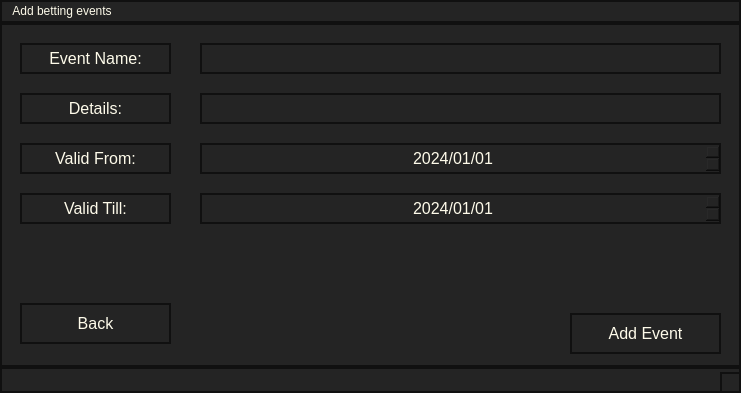
<?xml version="1.0" encoding="UTF-8"?>
<ui version="4.0">
 <class>MainWindow</class>
 <widget class="QMainWindow" name="MainWindow">
  <property name="geometry">
   <rect>
    <x>0</x>
    <y>0</y>
    <width>741</width>
    <height>393</height>
   </rect>
  </property>
  <property name="windowTitle">
   <string>MainWindow</string>
  </property>
  <property name="styleSheet">
   <string notr="true">background-color: rgb(36, 36, 36);
color: rgb(254, 251, 234);
border: 2px solid rgb(16, 16, 16);</string>
  </property>
  <widget class="QWidget" name="centralwidget">
   <widget class="QLabel" name="label">
    <property name="geometry">
     <rect>
      <x>20</x>
      <y>20</y>
      <width>151</width>
      <height>31</height>
     </rect>
    </property>
    <property name="font">
     <font>
      <pointsize>12</pointsize>
     </font>
    </property>
    <property name="text">
     <string>Event Name:</string>
    </property>
    <property name="alignment">
     <set>Qt::AlignCenter</set>
    </property>
   </widget>
   <widget class="QLineEdit" name="EventName">
    <property name="geometry">
     <rect>
      <x>200</x>
      <y>20</y>
      <width>521</width>
      <height>31</height>
     </rect>
    </property>
   </widget>
   <widget class="QPushButton" name="AddEvent">
    <property name="geometry">
     <rect>
      <x>570</x>
      <y>290</y>
      <width>151</width>
      <height>41</height>
     </rect>
    </property>
    <property name="font">
     <font>
      <pointsize>12</pointsize>
     </font>
    </property>
    <property name="text">
     <string>Add Event</string>
    </property>
   </widget>
   <widget class="QLabel" name="label_2">
    <property name="geometry">
     <rect>
      <x>20</x>
      <y>170</y>
      <width>151</width>
      <height>31</height>
     </rect>
    </property>
    <property name="font">
     <font>
      <pointsize>12</pointsize>
     </font>
    </property>
    <property name="text">
     <string>Valid Till:</string>
    </property>
    <property name="alignment">
     <set>Qt::AlignCenter</set>
    </property>
   </widget>
   <widget class="QPushButton" name="Back">
    <property name="geometry">
     <rect>
      <x>20</x>
      <y>280</y>
      <width>151</width>
      <height>41</height>
     </rect>
    </property>
    <property name="font">
     <font>
      <pointsize>12</pointsize>
     </font>
    </property>
    <property name="text">
     <string>Back</string>
    </property>
   </widget>
   <widget class="QLabel" name="label_4">
    <property name="geometry">
     <rect>
      <x>20</x>
      <y>120</y>
      <width>151</width>
      <height>31</height>
     </rect>
    </property>
    <property name="font">
     <font>
      <pointsize>12</pointsize>
     </font>
    </property>
    <property name="text">
     <string>Valid From:</string>
    </property>
    <property name="alignment">
     <set>Qt::AlignCenter</set>
    </property>
   </widget>
   <widget class="QLineEdit" name="Details">
    <property name="geometry">
     <rect>
      <x>200</x>
      <y>70</y>
      <width>521</width>
      <height>31</height>
     </rect>
    </property>
   </widget>
   <widget class="QLabel" name="label_3">
    <property name="geometry">
     <rect>
      <x>20</x>
      <y>70</y>
      <width>151</width>
      <height>31</height>
     </rect>
    </property>
    <property name="font">
     <font>
      <pointsize>12</pointsize>
     </font>
    </property>
    <property name="text">
     <string>Details:</string>
    </property>
    <property name="alignment">
     <set>Qt::AlignCenter</set>
    </property>
   </widget>
   <widget class="QDateEdit" name="StartDate">
    <property name="geometry">
     <rect>
      <x>200</x>
      <y>120</y>
      <width>521</width>
      <height>31</height>
     </rect>
    </property>
    <property name="font">
     <font>
      <pointsize>12</pointsize>
     </font>
    </property>
    <property name="alignment">
     <set>Qt::AlignCenter</set>
    </property>
    <property name="displayFormat">
     <string>yyyy/MM/dd</string>
    </property>
    <property name="date">
     <date>
      <year>2024</year>
      <month>1</month>
      <day>1</day>
     </date>
    </property>
   </widget>
   <widget class="QDateEdit" name="EndDate">
    <property name="geometry">
     <rect>
      <x>200</x>
      <y>170</y>
      <width>521</width>
      <height>31</height>
     </rect>
    </property>
    <property name="font">
     <font>
      <pointsize>12</pointsize>
     </font>
    </property>
    <property name="alignment">
     <set>Qt::AlignCenter</set>
    </property>
    <property name="displayFormat">
     <string>yyyy/MM/dd</string>
    </property>
    <property name="date">
     <date>
      <year>2024</year>
      <month>1</month>
      <day>1</day>
     </date>
    </property>
   </widget>
  </widget>
  <widget class="QMenuBar" name="menubar">
   <property name="geometry">
    <rect>
     <x>0</x>
     <y>0</y>
     <width>741</width>
     <height>25</height>
    </rect>
   </property>
   <widget class="QMenu" name="menuAdd_betting_events">
    <property name="title">
     <string>Add betting events</string>
    </property>
   </widget>
   <addaction name="menuAdd_betting_events"/>
  </widget>
  <widget class="QStatusBar" name="statusbar"/>
 </widget>
 <resources/>
 <connections/>
</ui>
